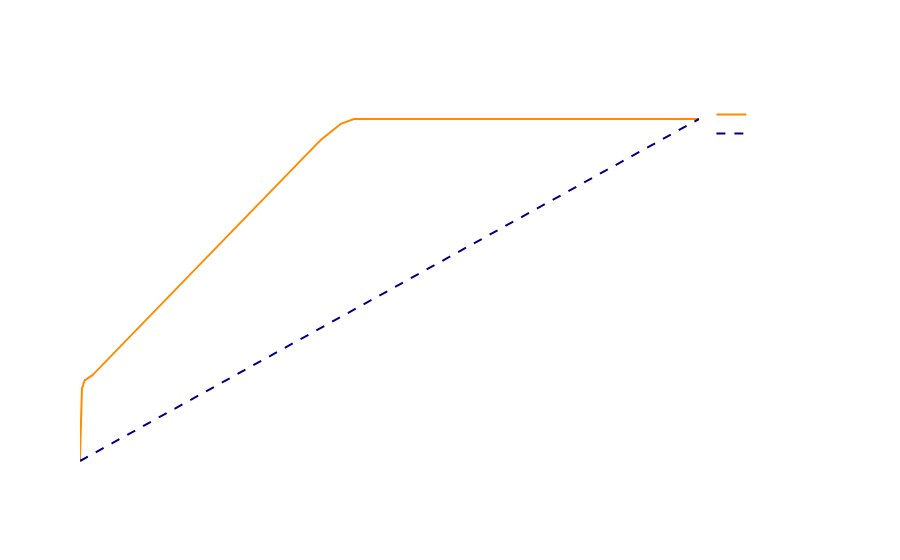
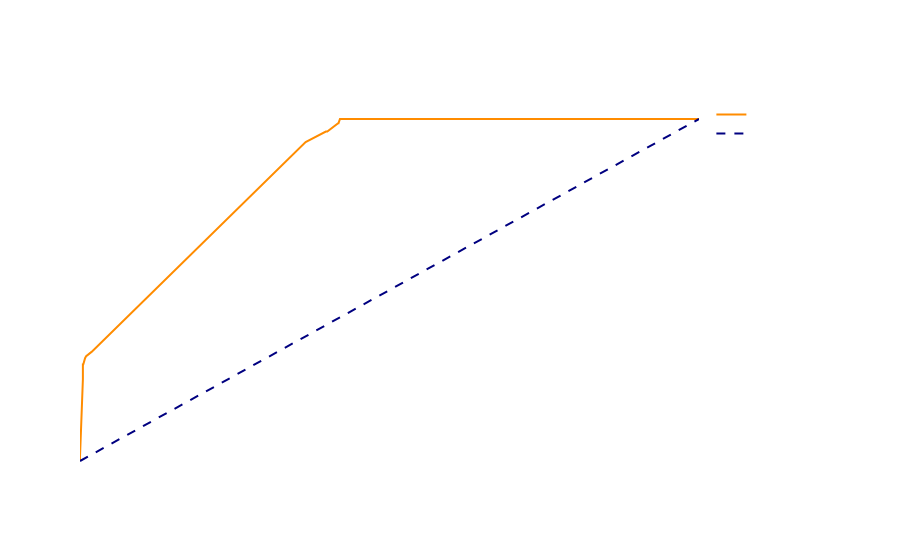
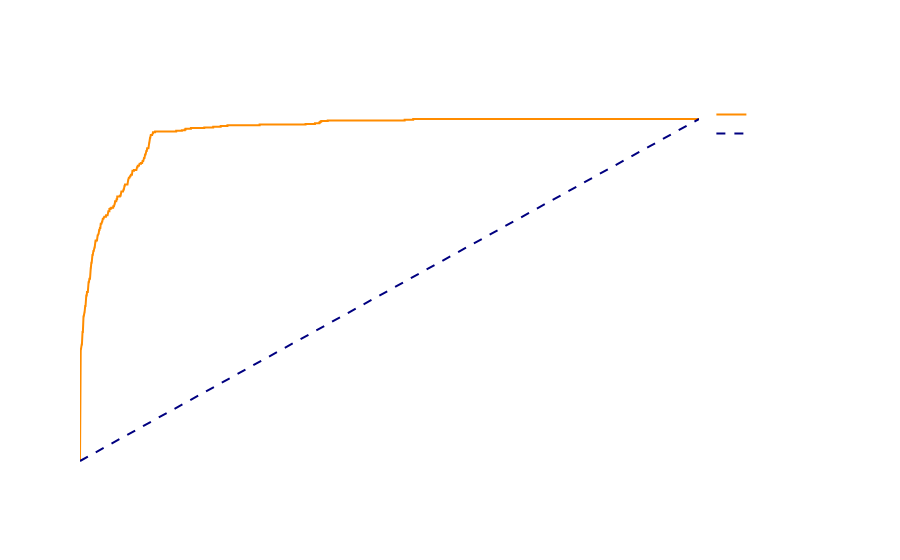
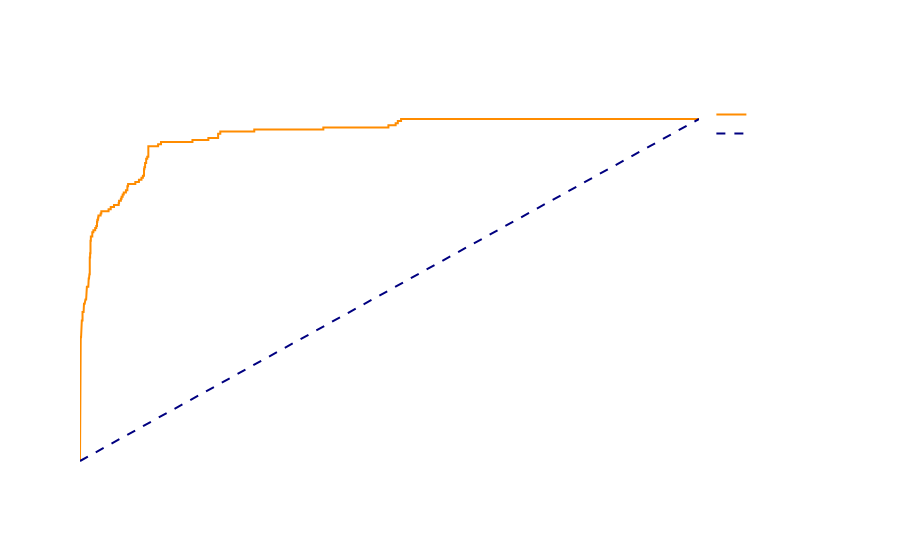

The notebook cell saved with these charts, in order:
### Code cell
# Display the classification rmetrics
for model_name, result in results.items():
    metrics = calculate_classification_metrics(train_features_binned, test_features_binned, result['predictions_train'], result['predictions_test'])
    display_classification_results(metrics, model_name)
    
    # Draw and display ROC curves
    fig_train = draw_roc_curve(train_features_binned['churn'], result['predictions_train_proba'], f'Receiver Operating Characteristic - {model_name} (Train)')
    display(HTML("<h3>ROC AUC (Train):</h3>"))
    pyo.iplot(fig_train)
    
    fig_test = draw_roc_curve(test_features_binned['churn'], result['predictions_test_proba'], f'Receiver Operating Characteristic - {model_name} (Test)')
    display(HTML("<h3>ROC AUC (Test):</h3>"))
    pyo.iplot(fig_test)
    
    display(HTML("<br>"))

### Figure 1 — Plotly figure (JSON) as saved in the notebook; plotly's stock layout.template omitted (floating-point values rounded to 4 significant figures)
{"data": [{"line": {"color": "darkorange", "width": 2}, "mode": "lines", "name": "ROC curve (area = 0.83)", "type": "scatter", "x": [0, 0, 0, 0, 0.002921, 0.002921, 0.003116, 0.003116, 0.004869, 0.005063, 0.005258, 0.007984, 0.008179, 0.008763, 0.01811, 0.0185, 0.01908, 0.3823, 0.3889, 0.4201, 0.4203, 0.4206, 0.4212, 0.4426, 0.4428, 0.4452, 0.4485, 0.4487, 0.4493, 0.4497, 0.453, 0.4631, 0.4633, 0.4641, 0.9521, 0.9638, 0.9992, 1], "y": [0, 0.002041, 0.0102, 0.01224, 0.1959, 0.2, 0.2102, 0.2122, 0.2204, 0.2245, 0.2245, 0.2367, 0.2367, 0.2367, 0.249, 0.249, 0.249, 0.9265, 0.9388, 0.9837, 0.9837, 0.9837, 0.9857, 1, 1, 1, 1, 1, 1, 1, 1, 1, 1, 1, 1, 1, 1, 1]}, {"line": {"color": "navy", "dash": "dash", "width": 2}, "mode": "lines", "name": "Random", "type": "scatter", "x": [0, 1], "y": [0, 1]}], "layout": {"font": {"color": "white"}, "paper_bgcolor": "rgba(0,0,0,0)", "plot_bgcolor": "rgba(0,0,0,0)", "showlegend": true, "title": {"text": "Receiver Operating Characteristic - Naive Bayes (Train)"}, "xaxis": {"title": {"text": "False Positive Rate"}}, "yaxis": {"title": {"text": "True Positive Rate"}}}}

### Figure 2 — Plotly figure (JSON) as saved in the notebook; plotly's stock layout.template omitted (floating-point values rounded to 4 significant figures)
{"data": [{"line": {"color": "darkorange", "width": 2}, "mode": "lines", "name": "ROC curve (area = 0.85)", "type": "scatter", "x": [0, 0, 0, 0.004673, 0.004673, 0.004673, 0.005257, 0.008178, 0.008762, 0.00993, 0.01869, 0.3598, 0.3645, 0.3972, 0.3984, 0.3995, 0.4171, 0.4176, 0.42, 0.4223, 0.4252, 0.4363, 0.4375, 0.4381, 0.9334, 0.9474, 0.9994, 1], "y": [0, 0.006135, 0.01227, 0.2393, 0.2454, 0.2822, 0.2822, 0.3006, 0.3067, 0.3067, 0.319, 0.9264, 0.9325, 0.9632, 0.9632, 0.9632, 0.9877, 0.9877, 1, 1, 1, 1, 1, 1, 1, 1, 1, 1]}, {"line": {"color": "navy", "dash": "dash", "width": 2}, "mode": "lines", "name": "Random", "type": "scatter", "x": [0, 1], "y": [0, 1]}], "layout": {"font": {"color": "white"}, "paper_bgcolor": "rgba(0,0,0,0)", "plot_bgcolor": "rgba(0,0,0,0)", "showlegend": true, "title": {"text": "Receiver Operating Characteristic - Naive Bayes (Test)"}, "xaxis": {"title": {"text": "False Positive Rate"}}, "yaxis": {"title": {"text": "True Positive Rate"}}}}

### Figure 3 — Plotly figure (JSON) as saved in the notebook; plotly's stock layout.template omitted (floating-point values rounded to 4 significant figures; data arrays with more than 128 entries replaced by an {"elided": "..."} marker saying what was removed)
{"data": [{"line": {"color": "darkorange", "width": 2}, "mode": "lines", "name": "ROC curve (area = 0.96)", "type": "scatter", "x": {"elided": "408 float values"}, "y": {"elided": "408 float values"}}, {"line": {"color": "navy", "dash": "dash", "width": 2}, "mode": "lines", "name": "Random", "type": "scatter", "x": [0, 1], "y": [0, 1]}], "layout": {"font": {"color": "white"}, "paper_bgcolor": "rgba(0,0,0,0)", "plot_bgcolor": "rgba(0,0,0,0)", "showlegend": true, "title": {"text": "Receiver Operating Characteristic - SVM (Train)"}, "xaxis": {"title": {"text": "False Positive Rate"}}, "yaxis": {"title": {"text": "True Positive Rate"}}}}

### Figure 4 — Plotly figure (JSON) as saved in the notebook; plotly's stock layout.template omitted (floating-point values rounded to 4 significant figures; data arrays with more than 128 entries replaced by an {"elided": "..."} marker saying what was removed)
{"data": [{"line": {"color": "darkorange", "width": 2}, "mode": "lines", "name": "ROC curve (area = 0.95)", "type": "scatter", "x": {"elided": "132 float values"}, "y": {"elided": "132 float values"}}, {"line": {"color": "navy", "dash": "dash", "width": 2}, "mode": "lines", "name": "Random", "type": "scatter", "x": [0, 1], "y": [0, 1]}], "layout": {"font": {"color": "white"}, "paper_bgcolor": "rgba(0,0,0,0)", "plot_bgcolor": "rgba(0,0,0,0)", "showlegend": true, "title": {"text": "Receiver Operating Characteristic - SVM (Test)"}, "xaxis": {"title": {"text": "False Positive Rate"}}, "yaxis": {"title": {"text": "True Positive Rate"}}}}
